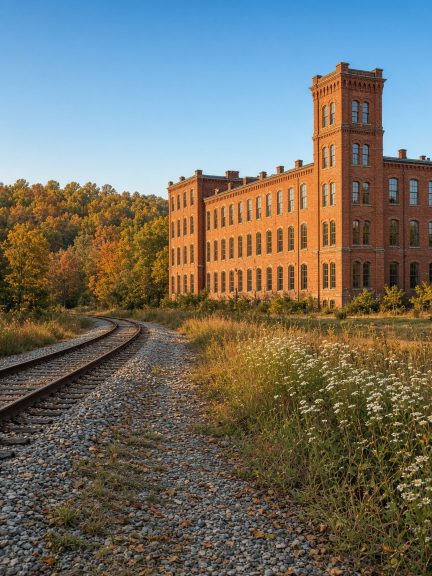
#> input picture 2026-11-10-neighborhood-concord/build/src/gen-03-raw.jpg, 864 x 1152 px (shown at 1/2 size); its folder holds only this picture in this run
$ python finish.py src/gen-03-raw.jpg
#> lines starting #> are read from the running program, lines starting #| are printed output that depends on the picture
### TEMPLATES/photo_registry.py
"""Photo-history registry for Denise's carousels.
Registry: TEMPLATES/photo-registry.csv (one row per photo use: carousel, slide, source id/URL, perceptual hashes).
Usage:
  python3 photo_registry.py backfill            # rebuild registry from every carousel folder (local + repo + git history)
  python3 photo_registry.py check IMG [IMG...]  # check candidate photos (originals or 1080x1350 crops) against the registry
  python3 photo_registry.py add CAROUSEL        # append a finished carousel's build/img photos (+ CREDITS ids)
Rule (CAROUSEL_STANDARD.md, PHOTO REGISTRY): every build checks new photos here, never reuses one, and appends its own.
"""
import csv, hashlib, io, os, re, subprocess, sys
from PIL import Image, ImageOps, ImageStat
import imagehash
C = "/workspace/lir-ai-team/content-research/carousels"; REPO = "/workspace/repos/lir-carousels"
REG = C + "/TEMPLATES/photo-registry.csv"
COLS = ["carousel","slide","kind","provider","source_id","source_url","photographer","file","sha1","phash","dhash","zone_phash","zone_dhash","added","notes"]
SKIP_DIRS = ("raw", "cand", "process", "__pycache__", ".git", "TEMPLATES", "build-noda", "build-tips")
UNS = re.compile(r"(?:photo-)?(\d{10,13}-[0-9a-f]{12})"); PEX = re.compile(r"pexels(?:\.com/photos?/(?:[a-z0-9-]*-)?|-photo-|[-_ ]|: ?)(\d{5,9})")
WM = re.compile(r"File:([^,|()\n]+?\.(?:jpe?g|png|tif))", re.I)
# Unsplash ids that share an upload-timestamp prefix are usually the same photographer session/series
def series_key(sid):
    m = re.match(r"(\d{10,13})-", sid or ""); return m.group(1)[:8] if m else ""

def norm45(im):
    im = ImageOps.exif_transpose(im).convert("RGB"); w, h = im.size; t = 1080/1350
    if w/h > t: nw = int(h*t); l = (w-nw)//2; im = im.crop((l,0,l+nw,h))
    else: nh = int(w/t); tp = (h-nh)//2; im = im.crop((0,tp,w,tp+nh))
    return im.resize((1080,1350), Image.LANCZOS)
def zone(im45): return im45.crop((0,130,1080,640))   # the clean photo zone in every theme (below the tag, above the text)
def hashes(im, kind):
    im = ImageOps.exif_transpose(im).convert("RGB")
    is_slide = kind == "slide_render" or im.size == (1080,1350)
    z = zone(im.resize((1080,1350), Image.LANCZOS) if is_slide else norm45(im))
    if sum(ImageStat.Stat(z.convert("L")).stddev) < 12: return None   # flat page (stats slide with no photo)
    return dict(phash=str(imagehash.phash(im)), dhash=str(imagehash.dhash(im)), zone_phash=str(imagehash.phash(z)), zone_dhash=str(imagehash.dhash(z)))
# [34 lines left out: functions ids_in, slide_ids, all_ids, kind_of, not called in this run]
def slide_no(rel):
    m = re.search(r"(?:slide-|/)(\d\d)(?:[-_.])", "/"+os.path.basename(rel) if "src" not in rel else "x"); return int(m.group(1)) if m else ""

# [59 lines left out: function backfill, not called in this run]
def load():
    return list(csv.DictReader(open(REG))) if os.path.exists(REG) else []
def save(rows):
    w = csv.DictWriter(open(REG,"w",newline=""), fieldnames=COLS); w.writeheader(); [w.writerow({k: r.get(k,"") for k in COLS}) for r in rows]
# [46 lines left out: functions check, add, not called in this run]

# [11 lines that do not run on import are left out]

# [10 lines left out: function open_row, not called in this run]

### 2026-11-10-neighborhood-concord/build/finish.py
"""Finish step for Concord NC spotlight (Tue Nov 10 2026).
  python3 build/finish.py check
  python3 build/finish.py
"""
import os, sys, csv, glob, hashlib, subprocess, datetime
sys.path.insert(0, "/workspace/repos/lir-carousels/TEMPLATES"); import photo_registry as pr
from PIL import Image
B = os.path.dirname(os.path.abspath(__file__)); D = os.path.dirname(B); NAME = os.path.basename(D)
REGS = ["/workspace/repos/lir-carousels/TEMPLATES/photo-registry.csv", "/workspace/lir-ai-team/content-research/carousels/TEMPLATES/photo-registry.csv"]
NOTE = "Concord NC Community Spotlight Nov 10 2026; Modern Charlotte Editorial; ORIGINAL image generated Nov 8 2026 with GenerateImage (no stock, no credit needed); DRAFT awaiting Denise approval"

def raws(): return sorted(glob.glob(os.path.join(B, "src", "gen-??-raw.*")))

def check():
    rows = pr.load()
    if not rows:
        alt = "/workspace/repos/lir-carousels/TEMPLATES/photo-registry.csv"
        rows = list(csv.DictReader(open(alt, newline="")))
    bad = 0
    for p in raws():
        hits = pr.check(p, rows); print(os.path.basename(p), "OK (no match)" if not hits else f"{len(hits)} possible match(es)")
        for s, r, why in hits[:5]: print("   ", s, r["carousel"], r["slide"], r["file"], why); bad += 1
    return bad

def register():
    today = datetime.date.today().isoformat(); new = []
    for p in raws():
        n = int(os.path.basename(p)[4:6]); sid = f"gen-2026-11-08-concord-{n:02d}"
        files = [(os.path.relpath(p, D), "src_original"), (f"build/src/gen-{n:02d}.jpg", "photo"),
                 (f"slide-{n:02d}.png", "slide_render"), (f"slides-1x1/slide-{n:02d}.png", "slide_render"), (f"slides-9x16/slide-{n:02d}.png", "slide_render")]
        for rel, kind in files:
            fp = os.path.join(D, rel)
            if not os.path.exists(fp): continue
            h = pr.hashes(Image.open(fp), kind)
#> in hashes, im is the input picture: PIL image 864x1152 RGB; mean R, G, B 113.3, 112, 102.3
#> in norm45, `im = im.crop((0, tp, w, tp + nh))`:
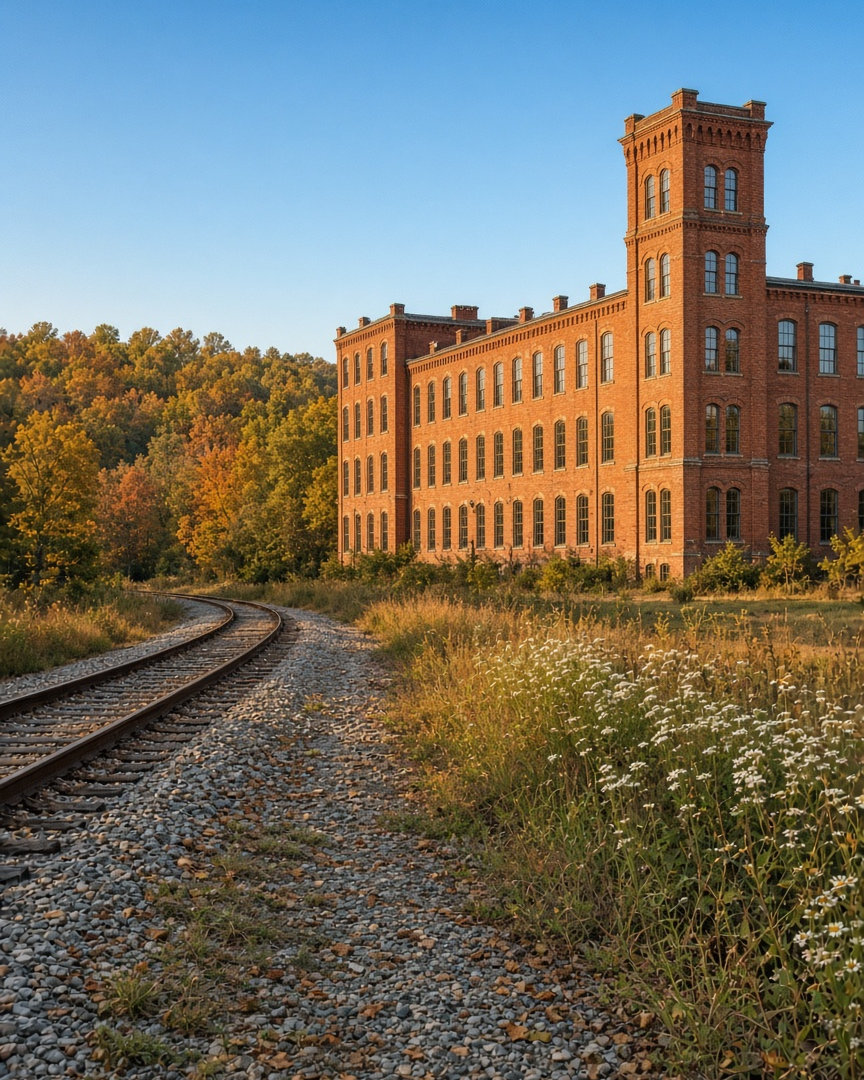
#> im: PIL image 864x1080 RGB; mean R, G, B 115.8, 112, 100
#> in zone, `def zone(im45): return im45.crop((0,130,1080,640))`:
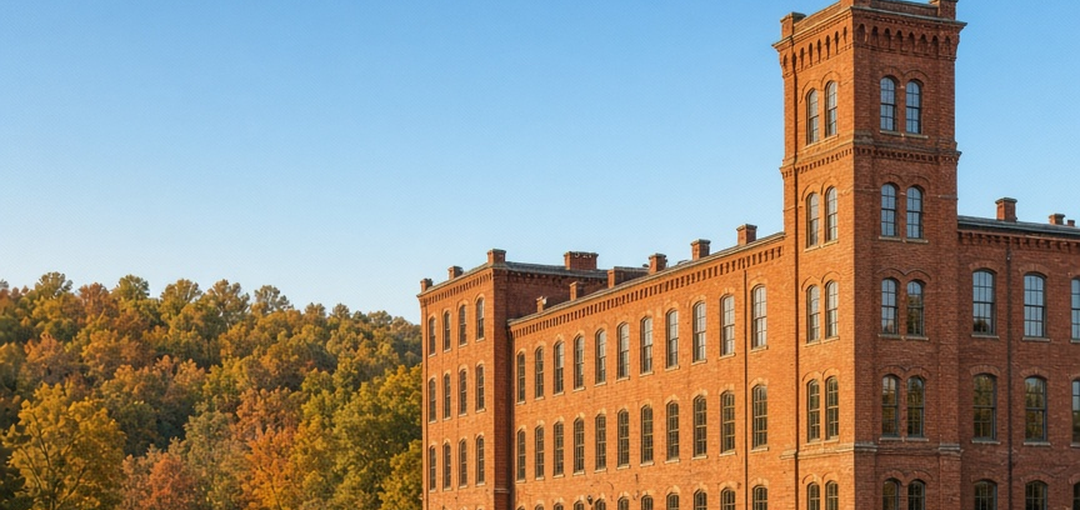
#> returned value: PIL image 1080x510 RGB; mean R, G, B 149, 143.5, 134.8
            if not h: continue
            new.append(dict(carousel=NAME, slide=n, kind=kind, provider="generated:GenerateImage", source_id=sid, source_url="", photographer="",
                            file=f"{NAME}/{rel}", sha1=hashlib.sha1(open(fp, "rb").read()).hexdigest(), added=today, notes=NOTE, **h))
    for reg in REGS:
        if not os.path.exists(reg):
            print("skip missing", reg); continue
        have = {(r["carousel"], r["sha1"]) for r in csv.DictReader(open(reg, newline=""))}
        add = [r for r in new if (r["carousel"], r["sha1"]) not in have]
        with open(reg, "a", newline="") as f:
            w = csv.DictWriter(f, fieldnames=pr.COLS, lineterminator="\r\n"); [w.writerow(r) for r in add]
        print(reg, "+", len(add), "rows")
    return len(new)

if __name__ == "__main__":
    if sys.argv[1:2] == ["check"]: sys.exit(1 if check() else 0)
    print("registered", register(), "rows per registry copy")
#> (the call stopped at in hashes, `return dict(phash=str(imagehash.phash(im)), dhash=str(imagehash.dhash(..`: imagehash is not available in this run)
    subprocess.run([sys.executable, "/workspace/repos/lir-carousels/TEMPLATES/compliance_check.py", D])
    for f in ["slides.zip", "slides-1x1.zip", "slides-9x16.zip", "slides-jpg.zip", "slides-1x1-jpg.zip", "slides-9x16-jpg.zip", f"{NAME}-DRAFT.pdf", "youtube-short.mp4"]:
        p = os.path.join(D, f)
        if os.path.exists(p): print(f, f"{os.path.getsize(p)/1e6:.1f} MB")
    mp4 = os.path.join(D, "youtube-short.mp4")
    if os.path.exists(mp4):
        print(subprocess.run(["ffprobe", "-v", "error", "-show_entries", "format=duration:stream=codec_type,codec_name,width,height", "-of", "json", mp4],
                             capture_output=True, text=True).stdout)

$ run again, on 2026-11-10-neighborhood-concord/build/src/gen-05-raw.jpg
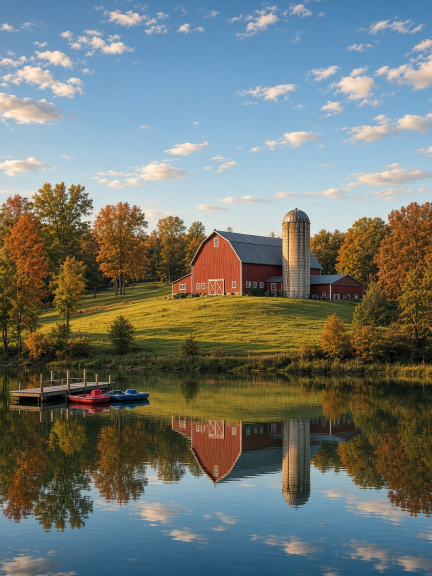
#> input picture 2026-11-10-neighborhood-concord/build/src/gen-05-raw.jpg, 864 x 1152 px (shown at 1/2 size)
#> in hashes, im is the input picture: PIL image 864x1152 RGB; mean R, G, B 112.9, 120.3, 115
#> in norm45, `im = im.crop((0, tp, w, tp + nh))`:
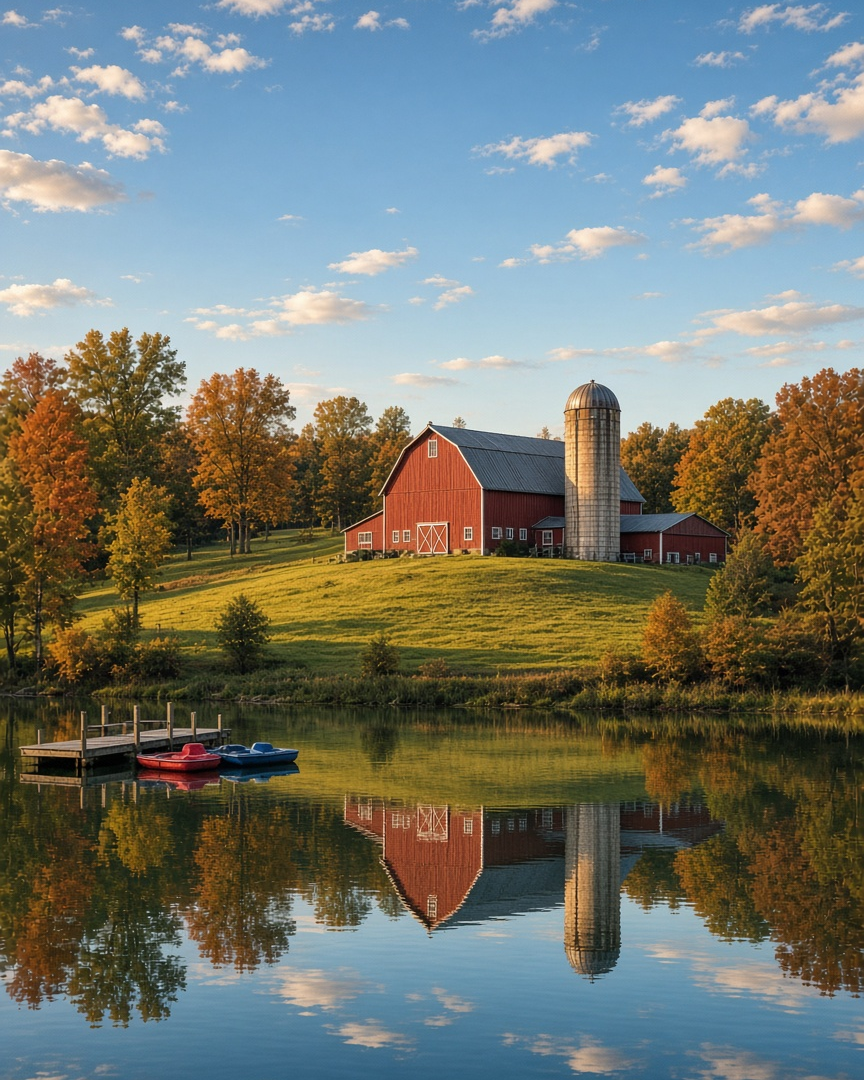
#> im: PIL image 864x1080 RGB; mean R, G, B 115.4, 120.6, 112.9
#> in zone, `def zone(im45): return im45.crop((0,130,1080,640))`:
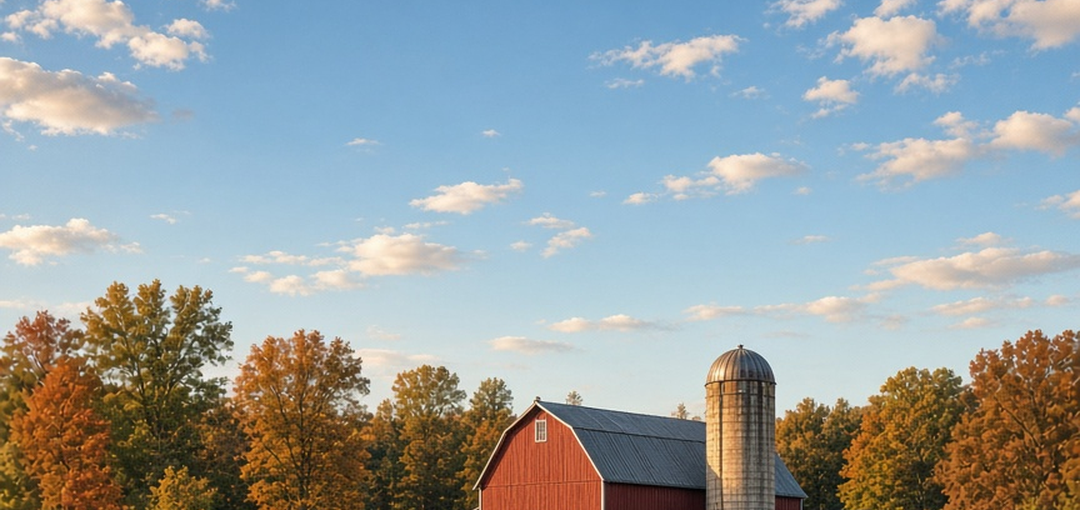
#> returned value: PIL image 1080x510 RGB; mean R, G, B 152.3, 161.3, 163.4
